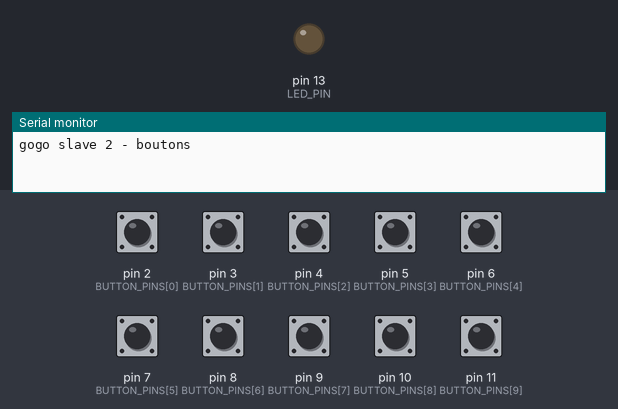
This sketch was run on a simulated Arduino Nano, built with avr-gcc and run on an emulated ATmega328P. Parts: output pins drawn as LEDs (lit = HIGH), the last lines printed to the serial monitor. Inputs (shaded band) come from the test bench; at power-on: pin 2 (BUTTON_PINS[0]), pin 3 (BUTTON_PINS[1]), pin 4 (BUTTON_PINS[2]), pin 5 (BUTTON_PINS[3]), pin 6 (BUTTON_PINS[4]), pin 7 (BUTTON_PINS[5]), pin 8 (BUTTON_PINS[6]), pin 9 (BUTTON_PINS[7]), pin 10 (BUTTON_PINS[8]), pin 11 (BUTTON_PINS[9]) HIGH.

Above: at 1.2 s.
1.3 s: pin 2 (BUTTON_PINS[0]) pulled LOW for 0.15 s
At 2.5 s:
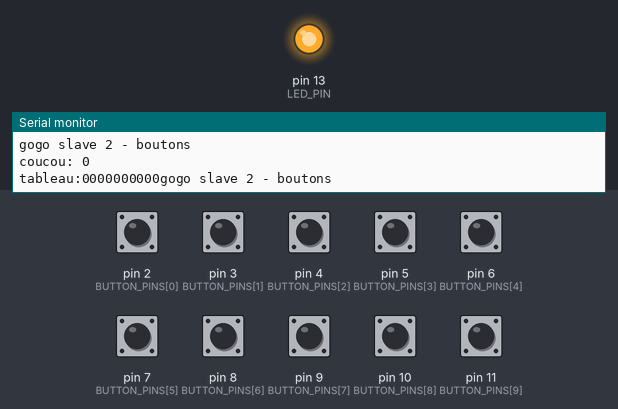
2.9 s: pin 2 (BUTTON_PINS[0]) pulled LOW for 1 s
At 3.7 s:
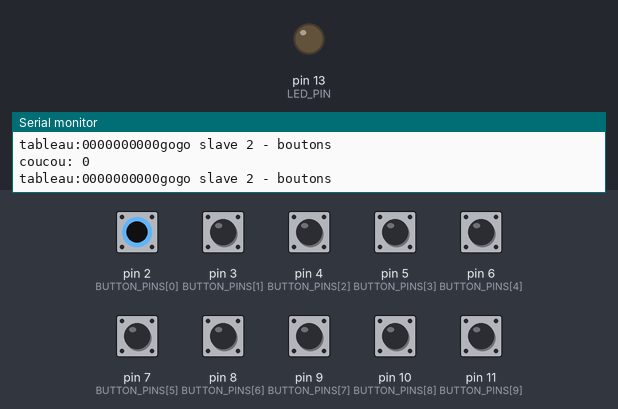
5.4 s: pin 3 (BUTTON_PINS[1]) pulled LOW for 0.15 s
At 6.8 s:
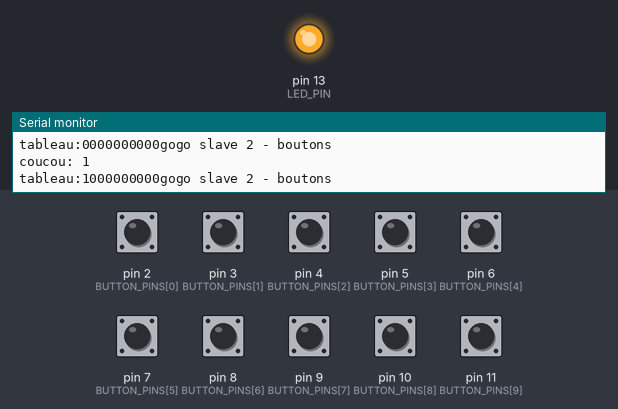
Timing chart, 0 to 8.4 s (numbered marks = the images above; inputs shaded):
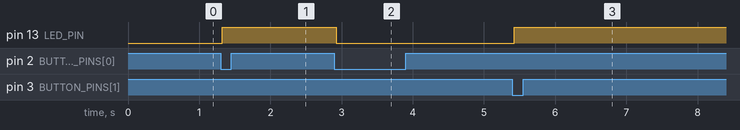

The sketch:

boutons_meubleTV_bounce.ino
```cpp
/*
Boutons du meuble TV
a chaque appui sur un bouton le code est envoyé vers le serveur

 */

// ethernet
#include <SPI.h>
#include <Wire.h>


#include <Bounce2.h>

#define LED_PIN 13

#define NUM_BUTTONS 10
const uint8_t BUTTON_PINS[NUM_BUTTONS] = {2, 3, 4, 5, 6, 7, 8, 9, 10, 11};

int ledState = LOW;

Bounce * buttons = new Bounce[NUM_BUTTONS];


//tableau a envoyer au back
char tableau[] ={'0','0','0','0','0','0','0','0','0','0'};
char codesaisi[10];
String str="";


void setup() {

  Serial.begin(9600);
  Serial.println("gogo slave 2 - boutons");
  Wire.begin(2);
  Wire.onRequest(requestEvent);

  for (int i = 0; i < NUM_BUTTONS; i++) {
    buttons[i].attach( BUTTON_PINS[i] , INPUT_PULLUP  );       //setup the bounce instance for the current button
    buttons[i].interval(25);              // interval in ms
  }

  // Setup the LED :
  pinMode(LED_PIN, OUTPUT);
  digitalWrite(LED_PIN, ledState);

 }

void loop() {


 bool needToToggleLed = false;


  for (int i = 0; i < NUM_BUTTONS; i++)  {
    // Update the Bounce instance :
    buttons[i].update();
    // If it fell, flag the need to toggle the LED
    if ( buttons[i].fell() ) {

      add_secret_entry(i);
      needToToggleLed = true;
    }
  }

  // if a LED toggle has been flagged :
  if ( needToToggleLed ) {
    // Toggle LED state :
    ledState = !ledState;
    digitalWrite(LED_PIN, ledState);
  }


}

void requestEvent()
{
  Serial.println("requestEvent");
  Wire.write(tableau);
}


void add_secret_entry(int entry){
  Serial.print("coucou: ");
   Serial.println(entry);
  tableau[9] = tableau[8];
  tableau[8] = tableau[7];
  tableau[7] = tableau[6];
  tableau[6] = tableau[5];
   tableau[5] = tableau[4];
    tableau[4] = tableau[3];
    tableau[3] = tableau[2];
    tableau[2] = tableau[1];
    tableau[1] = tableau[0];
    tableau[0] = entry +'0';
    Serial.print("tableau:");
    Serial.println(tableau);
    }
```

Measured:
- after the input at 1.3 s, pin 13 (LED_PIN): LOW → HIGH at once
- after the input at 2.9 s, pin 13 (LED_PIN): HIGH → LOW at once
- after the input at 5.4 s, pin 13 (LED_PIN): LOW → HIGH at once
